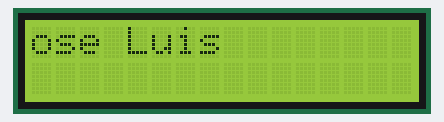
The sketch below on a simulated Arduino Uno, built with avr-gcc and run on an emulated ATmega328P. On the bench: 16×2 character LCD.

Above: at 1.13 s.
At 2.3 s:
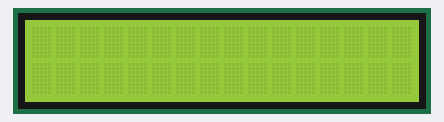
At 4.14 s:
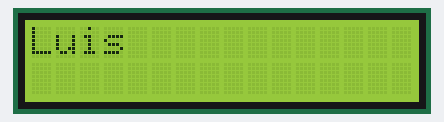
At 5.94 s:
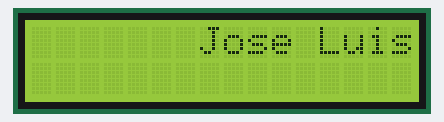
At 7.74 s:
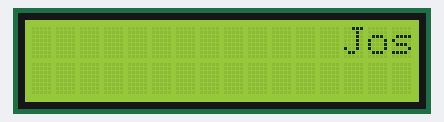
At 9.7 s:
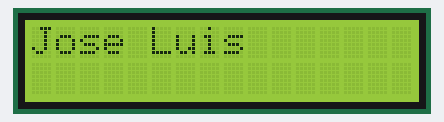

Measured:
- by itself, everything shown: repeats every 9.7 s, in 50 steps
- what the display in image 1 shows lasts 1.3 s, from 2.3 s to 3.6 s
- what the display in image 5 shows lasts 1.2 s, from 9.6 s to 10.8 s

The sketch:

Scroll_LCD.ino
```cpp
#include <LiquidCrystal.h>
const int rs = 8, en = 9 , d4 = 4, d5 = 5, d6 = 6, d7 = 7;

LiquidCrystal lcd (rs, en, d4, d5, d6, d7);


void setup()
{
	lcd.begin(16, 2);
	lcd.print("Jose Luis");
	delay(1000);
}

void loop()
{

	for (int positionCounter= 0; positionCounter < 13; positionCounter++){
		lcd.scrollDisplayLeft();
		delay(150);
	}

	for (int positionCounter = 0; positionCounter < 29; positionCounter++){
		lcd.scrollDisplayRight();
		delay(150);
	}

	for(int positionCounter = 0; positionCounter < 16; positionCounter++){
	    lcd.scrollDisplayLeft();
	    delay(150);
	}

	delay(1000);
}
```
